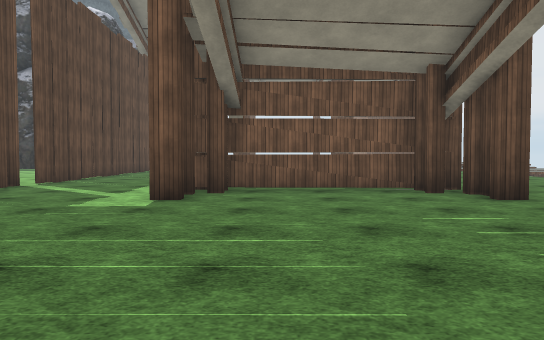
[1] (above)

12 first-person views from a walk through a Unity game level. The camera is 1.3 m above the floor, tilts 2° down and sees 70° across. The floor is counted in squares, 2 m on a side. Each view is taken from the middle of a square. On the plan, view 1 faces up. The plan holds only what a view shows up to about 11 squares ahead; the rest is blank. The place goes on beyond the plan. The player character is not drawn. Some surface patterns are stand-ins.

[2]
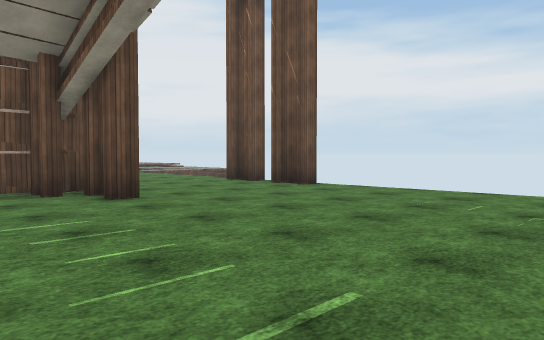

[3]
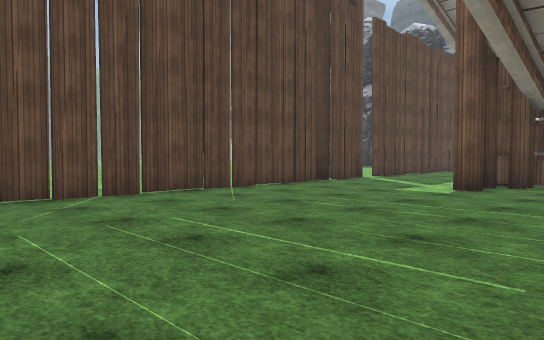

[4]
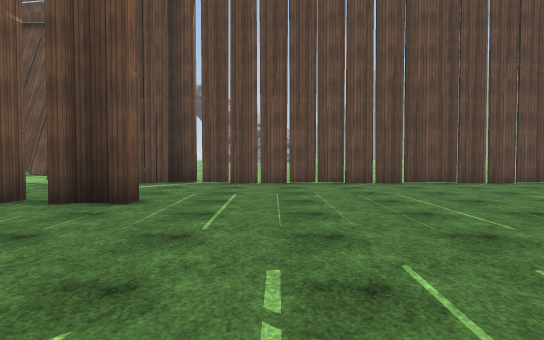

[5]
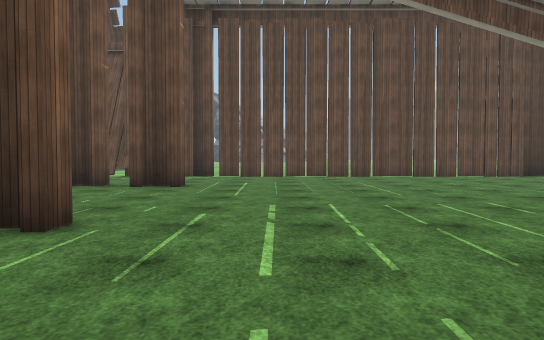

[6]
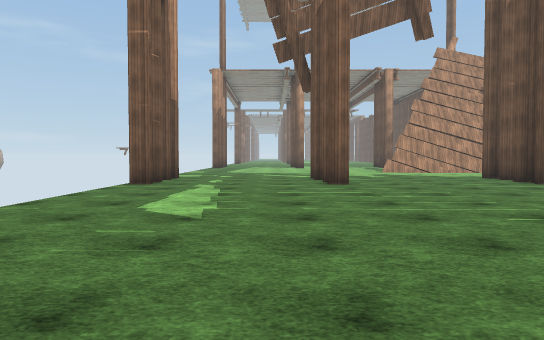

[7]
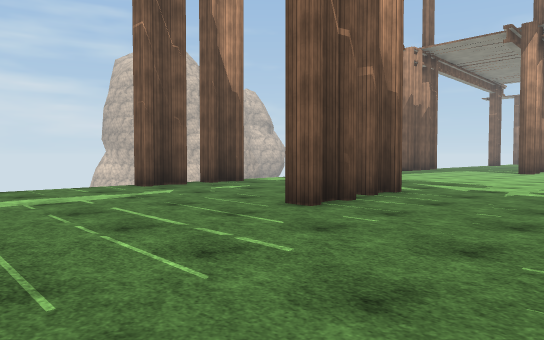

[8]
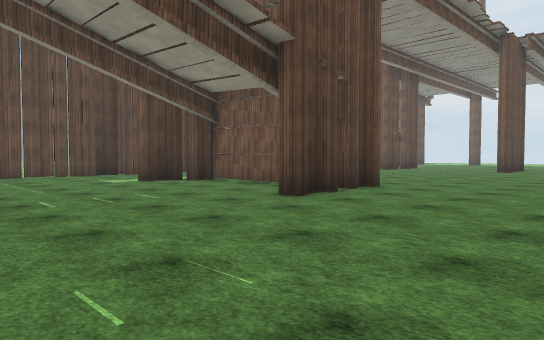

[9]
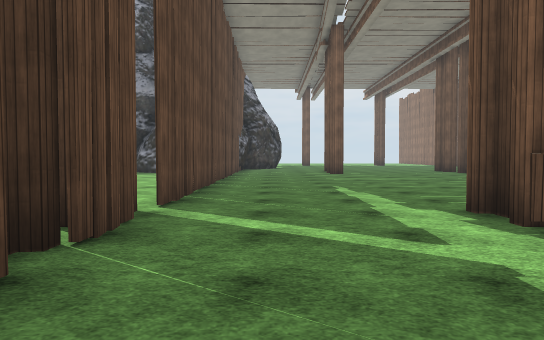

[10]
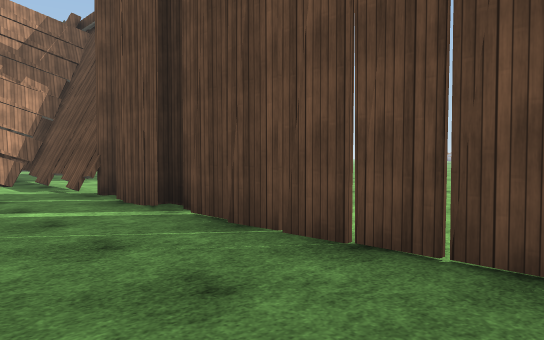

[11]
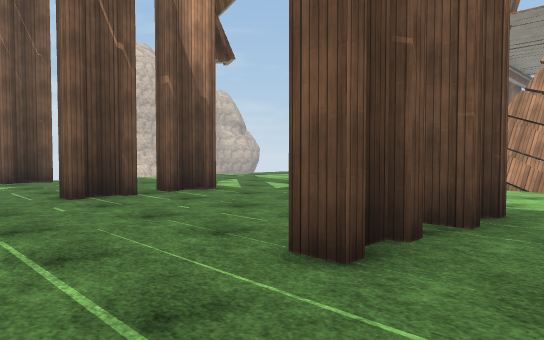

[12]
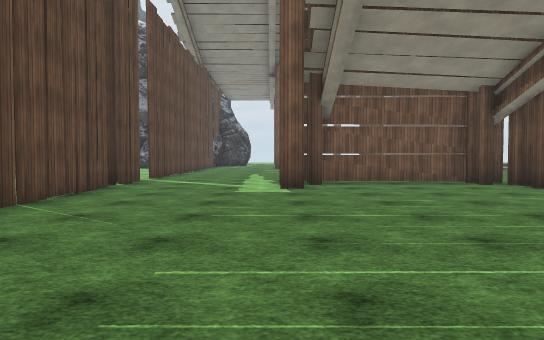

### Floor plan
Points are (right, up) in squares from view 1. A wall is a line through its corners. A room is listed if a view was taken in it or the views show most of it. See-through windows are left out.
Room 1 (views 1, 2, 3, 4, 5, 6, 7, 8, 9, 10, 11, 12)
walls: (3.1, -3.9) (3.8, -3.9); (3.4, 6.2) (3.4, 6.9); (2.8, 6.8) (2.8, 7.5) (-0.8, 7.5) (-0.8, 6.8) (-1.1, 6.8) (-1.1, 7.5) (-1.7, 7.5); (3.4, -4.9) (3.4, -4.1); (-1.4, -4.1) (-1.4, -4.9); (3.7, 6.9) (3.7, 5.8) (3.4, 5.8); (-1.8, -3.9) (-1.1, -3.9); (3.7, 7.5) (3.2, 7.5); (-1.4, 6.8) (-1.4, 5.8) (-1.9, 5.8); (-1.5, -4.9) (-1.5, -4.4); (3.4, -6.5) (3.4, -5.7) (3.9, -5.7); (-1.5, 8) (-1.5, 8.5); (8, 6.1) (8, 6.6); (8.4, 5.8) (7.8, 5.8); (8, -4.9) (8, -3.9) (8.4, -3.9); (-1.7, -6.6) (-1.7, -5.7) (-1.4, -5.7) (-1.4, -6.5); (-5.4, 6.1) (-5.4, 5.6); (-5.6, 5.8) (-5.3, -3.8); (8, 7.9) (8, 8.4); (-5.8, -4.1) (-5.8, -4.8); (-5.3, -4.8) (-5.3, -5.7); (-5.4, -4.7) (-5.4, -5.4); (-5.3, 7.2) (-5.3, 6.7); (8, -6.5) (8, -6); (-5.6, 7) (-5.6, 6.5); (-5.3, 7.5) (-6.1, 7.5); (-5.5, 7.7) (-5.4, 6.7); (-5.5, 7.8) (-5.4, 7)
ways out: opening at (-3, 8.3); opening at (6.5, 8.5); gap at (8, -5.5); gap at (8, 7)

Where each view was taken, in squares from view 1:
view 1: 0 up, 0 right, facing up
view 2: 0 up, 1 right, facing up-right
view 3: 2 down, 1 right, facing up-left
view 4: 2 down, 4 right, facing left
view 5: 2 down, 7 right, facing left
view 6: 5 up, 5 right, facing down
view 7: 0 up, 0 right, facing down-right
view 8: 1 up, 8 right, facing up-left
view 9: 4 up, 4 left, facing up
view 10: 0 up, 3 left, facing down-left
view 11: 2 down, 3 left, facing down-right
view 12: 2 down, 2 left, facing up
